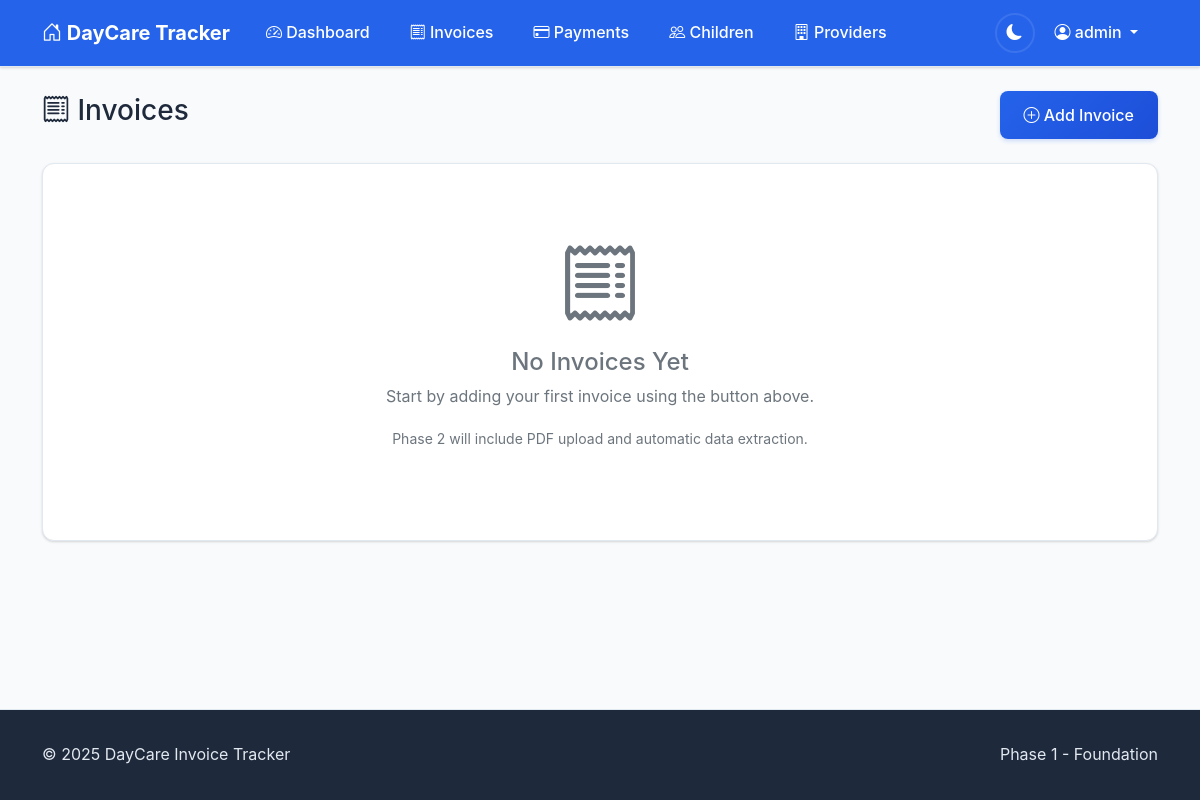
Before: /invoices/ (signed in) with the older database file.
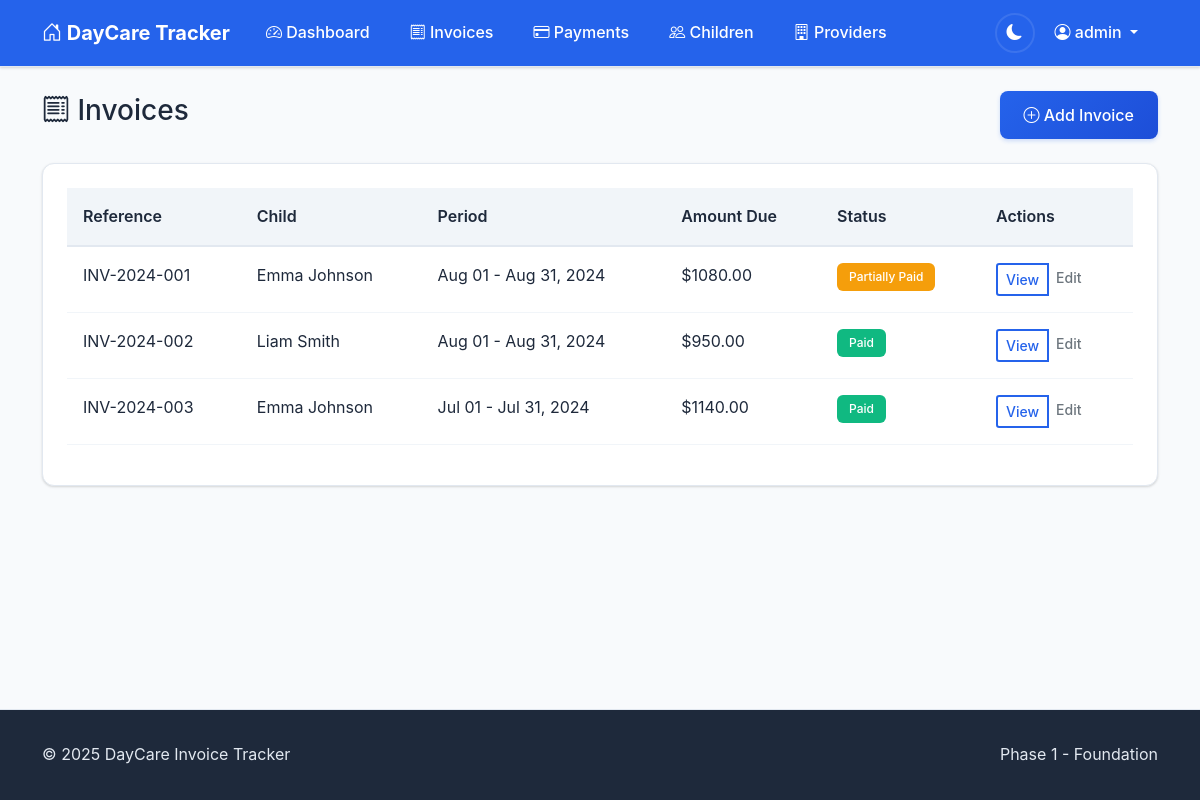
After: the same page with the newer database file.
### accounts/models.py (models this page shows, shortened)
class CustomUser(AbstractUser):
    email = models.EmailField(unique=True)
    phone_number = models.CharField(max_length=15, blank=True)
    notification_preferences = models.JSONField(
        default=dict,
        help_text="User preferences for email/SMS notifications"
    )
    created_at = models.DateTimeField(auto_now_add=True)
    updated_at = models.DateTimeField(auto_now=True)

### invoices/models.py (models this page shows, shortened)
class Invoice(models.Model):
    PAYMENT_STATUS_CHOICES = [
        ('unpaid', 'Unpaid'),
        ('partial', 'Partially Paid'),
        ('paid', 'Paid'),
        ('overdue', 'Overdue'),
    ]
    child = models.ForeignKey(Child, on_delete=models.CASCADE, related_name='invoices')
    invoice_reference = models.CharField(max_length=50)
    period_start = models.DateField()
    period_end = models.DateField()
    issue_date = models.DateField()
    due_date = models.DateField(null=True, blank=True)
    original_amount = models.DecimalField(max_digits=10, decimal_places=2)
    discount_percentage = models.DecimalField(max_digits=5, decimal_places=2, default=Decimal('0.00'))
    discount_amount = models.DecimalField(max_digits=10, decimal_places=2, default=Decimal('0.00'))
    amount_due = models.DecimalField(max_digits=10, decimal_places=2)
    payment_status = models.CharField(max_length=10, choices=PAYMENT_STATUS_CHOICES, default='unpaid')
    fee_type = models.CharField(max_length=100, blank=True)
    pdf_file = models.FileField(upload_to='invoices/%Y/%m/', null=True, blank=True)
    extracted_from_email = models.BooleanField(default=False)
    email_message_id = models.CharField(max_length=255, blank=True)
    created_at = models.DateTimeField(auto_now_add=True)
    updated_at = models.DateTimeField(auto_now=True)
    class Meta:
        ordering = ['-issue_date']
        unique_together = ['child', 'invoice_reference']

class Child(models.Model):
    user = models.ForeignKey(User, on_delete=models.CASCADE, related_name='children')
    name = models.CharField(max_length=100)
    reference_number = models.CharField(max_length=20)
    date_of_birth = models.DateField(null=True, blank=True)
    daycare_provider = models.ForeignKey(DaycareProvider, on_delete=models.CASCADE, related_name='children')
    is_active = models.BooleanField(default=True)
    created_at = models.DateTimeField(auto_now_add=True)
    updated_at = models.DateTimeField(auto_now=True)
    class Meta:
        ordering = ['name']
        unique_together = ['user', 'reference_number', 'daycare_provider']

### invoices/views.py (the view)
# urls.py: path('invoices/', views.InvoiceListView.as_view(), name='invoice_list'),
class InvoiceListView(LoginRequiredMixin, ListView):
    model = Invoice
    template_name = 'invoices/invoice_list.html'
    context_object_name = 'invoices'
    paginate_by = 20
    def get_queryset(self):
        queryset = Invoice.objects.filter(
            child__user=self.request.user
        ).select_related(
            'child', 'child__daycare_provider'
        ).order_by('-issue_date')
        child_id = self.request.GET.get('child')
        if child_id:
            try:
                child_id = int(child_id)
                queryset = queryset.filter(child_id=child_id)
            except (ValueError, TypeError):
                pass
        status = self.request.GET.get('status')
        if status and status in ['paid', 'partial', 'unpaid', 'overdue']:
            queryset = queryset.filter(payment_status=status)
        return queryset

### templates/invoices/invoice_list.html (shortened to what this page needs)
{% extends 'base.html' %}
{% block page_header %}
<div class="d-flex justify-content-between align-items-center mb-4">
    <h1 class="h3">
        <i class="bi bi-receipt"></i>
        Invoices
    </h1>
    <a href="#" class="btn btn-primary">
        <i class="bi bi-plus-circle"></i>
        Add Invoice
    </a>
</div>
{% endblock %}
{% block content %}
<div class="card">
    <div class="card-body">
        {% if invoices %}
            <div class="table-responsive">
                <table class="table">
                    <thead>
                        <tr>
                            <th>Reference</th>
                            <th>Child</th>
                            <th>Period</th>
                            <th>Amount Due</th>
                            <th>Status</th>
                            <th>Actions</th>
                        </tr>
                    </thead>
                    <tbody>
                        {% for invoice in invoices %}
                        <tr>
                            <td>{{ invoice.invoice_reference }}</td>
                            <td>{{ invoice.child.name }}</td>
                            <td>{{ invoice.period_start|date:"M d" }} - {{ invoice.period_end|date:"M d, Y" }}</td>
                            <td>${{ invoice.amount_due|floatformat:2 }}</td>
                            <td>
                                <span class="badge badge-{{ invoice.payment_status }}">
                                    {{ invoice.get_payment_status_display }}
                                </span>
                            </td>
                            <td>
                                <div class="btn-group btn-group-sm">
                                    <a href="{% url 'invoices:invoice_detail' invoice.pk %}" class="btn btn-outline-primary">View</a>
                                    <a href="{% url 'invoices:invoice_edit' invoice.pk %}" class="btn btn-outline-secondary">Edit</a>
                                </div>
                            </td>
                        </tr>
                        {% endfor %}
                    </tbody>
                </table>
            </div>
        {% else %}
            <div class="text-center text-muted py-5">
                <i class="bi bi-receipt display-1"></i>
                <h4 class="mt-3">No Invoices Yet</h4>
                <p>Start by adding your first invoice using the button above.</p>
                <p><small>Phase 2 will include PDF upload and automatic data extraction.</small></p>
            </div>
        {% endif %}
    </div>
</div>
{% endblock %}

### templates/base.html (shortened to what this page needs)
<!DOCTYPE html>
<html lang="en">
<head>
    <link href="https://cdn.jsdelivr.net/npm/bootstrap@5.1.3/dist/css/bootstrap.min.css" rel="stylesheet">
    <link rel="stylesheet" href="https://cdn.jsdelivr.net/npm/bootstrap-icons@1.7.2/font/bootstrap-icons.css">
    {% load static %}
    <link href="{% static 'css/main.css' %}" rel="stylesheet">
</head>
<body class="d-flex flex-column min-vh-100">
    <nav class="navbar navbar-expand-lg navbar-dark bg-primary">
        <div class="container">
            <a class="navbar-brand" href="{% url 'invoices:dashboard' %}">
                <i class="bi bi-house-door"></i>
                DayCare Tracker
            </a>
            <div class="collapse navbar-collapse" id="navbarNav">
                {% if user.is_authenticated %}
                <ul class="navbar-nav me-auto">
                    <li class="nav-item">
                        <a class="nav-link" href="{% url 'invoices:dashboard' %}">
                            <i class="bi bi-speedometer2"></i>
                            Dashboard
                        </a>
                    </li>
                    <li class="nav-item">
                        <a class="nav-link" href="{% url 'invoices:invoice_list' %}">
                            <i class="bi bi-receipt"></i>
                            Invoices
                        </a>
                    </li>
                    <li class="nav-item">
                        <a class="nav-link" href="{% url 'invoices:payment_list' %}">
                            <i class="bi bi-credit-card"></i>
                            Payments
                        </a>
                    </li>
                    <li class="nav-item">
                        <a class="nav-link" href="{% url 'invoices:child_list' %}">
                            <i class="bi bi-people"></i>
                            Children
                        </a>
                    </li>
                    <li class="nav-item">
                        <a class="nav-link" href="{% url 'invoices:provider_list' %}">
                            <i class="bi bi-building"></i>
                            Providers
                        </a>
                    </li>
                </ul>
                <ul class="navbar-nav">
                    <li class="nav-item d-flex align-items-center">
                        <button class="theme-toggle" id="themeToggle" aria-label="Toggle dark mode" title="Toggle theme">
                            <i class="bi bi-sun-fill" id="themeIcon"></i>
                        </button>
                    </li>
                    <li class="nav-item dropdown">
                        <a class="nav-link dropdown-toggle" href="#" id="navbarDropdown" role="button" data-bs-toggle="dropdown">
                            <i class="bi bi-person-circle"></i>
                            {{ user.username }}
                        </a>
                    </li>
                </ul>
                {% endif %}
            </div>
        </div>
    </nav>
    <main class="flex-grow-1">
        <div class="container mt-4">
            {% block page_header %}{% endblock %}
            {% block content %}{% endblock %}
        </div>
    </main>
    <footer class="footer mt-auto">
        <div class="container">
            <div class="row">
                <div class="col-md-6">
                    <p class="mb-0">&copy; 2025 DayCare Invoice Tracker</p>
                </div>
                <div class="col-md-6 text-end">
                    <p class="mb-0">Phase 1 - Foundation</p>
                </div>
            </div>
        </div>
    </footer>
</body>
</html>

### templates/favicon.html (shortened to what this page needs)
{% load static %}

### static/css/main.css (style rules this page uses)
:root { --bs-primary: #2563eb; --bs-secondary: #64748b; --bs-success: #10b981; --bs-warning: #f59e0b; --bs-danger: #ef4444; --bs-info: #06b6d4; --bg-primary: #ffffff; --bg-secondary: #f8fafc; --bg-tertiary: #f1f5f9; --text-primary: #1e293b; --text-secondary: #64748b; --text-muted: #94a3b8; --border-color: #e2e8f0; --border-light: #f1f5f9; --card-bg: #ffffff; --card-border: #e2e8f0; --card-shadow: 0 1px 3px 0 rgba(0, 0, 0, 0.1), 0 1px 2px 0 rgba(0, 0, 0, 0.06); --card-shadow-hover: 0 10px 15px -3px rgba(0, 0, 0, 0.1), 0 4px 6px -2px rgba(0, 0, 0, 0.05); --navbar-bg: var(--bs-primary); --navbar-text: #ffffff; --navbar-hover: rgba(255, 255, 255, 0.1); --input-bg: #ffffff; --input-border: #d1d5db; --input-focus-border: var(--bs-primary); --input-focus-shadow: 0 0 0 3px rgba(37, 99, 235, 0.1); --stats-children: #8b5cf6; --stats-invoices: #06b6d4; --stats-paid: #10b981; --stats-outstanding: #f59e0b; --stats-overdue: #ef4444; --btn-primary-bg: var(--bs-primary); --btn-primary-hover: #1d4ed8; --btn-secondary-bg: #64748b; --btn-secondary-hover: #475569; --footer-bg: #1e293b; --footer-text: #e2e8f0; --transition-fast: 0.15s ease-in-out; --transition-medium: 0.3s ease-in-out; --transition-slow: 0.5s ease-in-out; }
* { transition: background-color var(--transition-fast), color var(--transition-fast), border-color var(--transition-fast), box-shadow var(--transition-fast); }
body { font-family: -apple-system, BlinkMacSystemFont, "Segoe UI", Roboto, "Helvetica Neue", Arial, "Noto Sans", sans-serif; background-color: var(--bg-secondary); color: var(--text-primary); line-height: 1.6; }
.navbar { background-color: var(--navbar-bg) !important; box-shadow: var(--card-shadow); border-bottom: 1px solid var(--border-color); }
.navbar-brand { font-weight: 700; font-size: 1.25rem; color: var(--navbar-text) !important; }
.navbar-nav .nav-link { color: var(--navbar-text) !important; font-weight: 500; padding: 0.75rem 1rem !important; border-radius: 0.375rem; margin: 0 0.25rem; transition: all var(--transition-fast); }
.theme-toggle { background: none; border: 2px solid var(--navbar-hover); color: var(--navbar-text); width: 40px; height: 40px; border-radius: 50%; display: flex; align-items: center; justify-content: center; transition: all var(--transition-fast); margin-left: 1rem; }
.card { background-color: var(--card-bg); border: 1px solid var(--card-border); border-radius: 0.75rem; box-shadow: var(--card-shadow); transition: all var(--transition-medium); overflow: hidden; }
.card-body { padding: 1.5rem; }
.btn { border-radius: 0.5rem; font-weight: 500; padding: 0.75rem 1.5rem; transition: all var(--transition-fast); border: none; }
.btn-primary { background: linear-gradient(135deg, var(--btn-primary-bg) 0%, var(--btn-primary-hover) 100%); color: white; box-shadow: 0 2px 4px rgba(37, 99, 235, 0.2); }
.btn-outline-primary { border: 2px solid var(--bs-primary); color: var(--bs-primary); background: transparent; }
.table { background-color: var(--card-bg); color: var(--text-primary); border-color: var(--border-color); }
.table th { background-color: var(--bg-tertiary); color: var(--text-primary); font-weight: 600; border-bottom: 2px solid var(--border-color); padding: 1rem; }
.table td { padding: 1rem; border-bottom: 1px solid var(--border-light); }
.badge { font-weight: 500; padding: 0.5rem 0.75rem; border-radius: 0.375rem; font-size: 0.75rem; }
.badge-partial { background-color: var(--stats-outstanding); color: white; }
.badge-paid { background-color: var(--stats-paid); color: white; }
.footer { background-color: var(--footer-bg); color: var(--footer-text); padding: 2rem 0; margin-top: 3rem; border-top: 1px solid var(--border-color); }
html { scroll-behavior: smooth; }

Changed rows visible on the page:
added Invoice: invoice_reference "INV-2024-001", child.name "Emma Johnson", period_start "Aug 01", period_end "Aug 31, 2024", amount_due "1080.00", payment_status "Partially Paid"
added Invoice: invoice_reference "INV-2024-002", child.name "Liam Smith", period_start "Aug 01", period_end "Aug 31, 2024", amount_due "950.00", payment_status "Paid"
added Invoice: invoice_reference "INV-2024-003", child.name "Emma Johnson", period_start "Jul 01", period_end "Jul 31, 2024", amount_due "1140.00", payment_status "Paid"
Other visible differences:
text no longer shown: "No Invoices Yet Start by adding your first invoice using the button above. Phase 2 will include PDF upload and automatic data extraction."
text now shown: "Reference Child Period Amount Due Status Actions"
